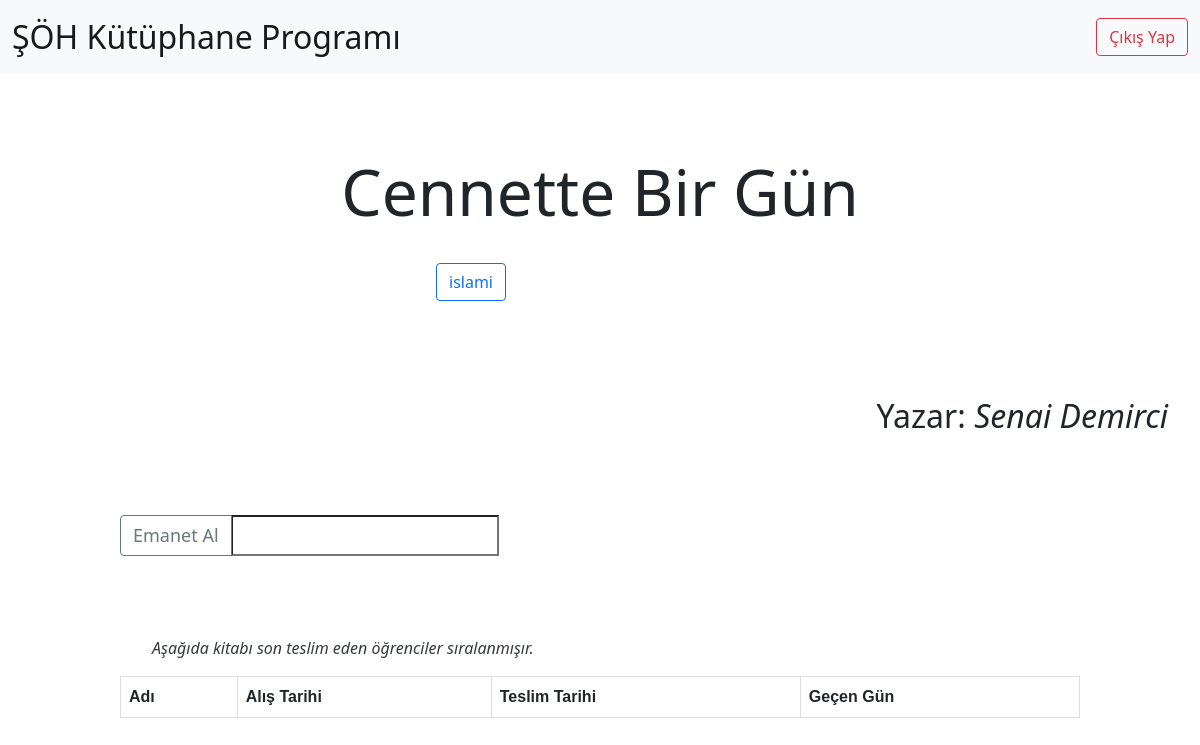
The page /book/search/6/ (signed in) on the database its author committed.
### kitap/models.py (models this page shows, shortened)
class Book(models.Model):
  tags = [
    ("islami","İslami"),
    ("felsefe","Felsefe"),
    ("tarih","Tarih"),
    ("biyografi","Biyografi"),
    ("deneme","Deneme"),
    ("edebiyat", "Edebiyat"),
    ("yabancı dil", "Yabancı Dil"),
    ("fen bilimleri", "Fen bilimleri"),
    ("roman", "Roman"),
    ("din", "Din"),
  ]
  book_name = models.CharField(verbose_name="Kitabın Adı (Sorumlu kisi doldurmalı)", max_length=100, blank=False)
  book_writer = models.CharField(verbose_name="Kitabın Yazarı (Sorumlu kisi doldurmalı)", max_length=100, blank=False)
  book_date = models.DateField(verbose_name="Kitabın Yayınlanma Tarihi (Sorumlu kisi doldurmalı)", blank=True, null=True)
  book_tag = models.CharField(verbose_name="Kitabın Kategorisi (Sorumlu kişi doldurmalı", max_length=20, choices=tags, null=True, blank=True)
  alan_og = models.CharField(verbose_name="Kitabı Alan Ogrenci (Program Kendi dolduracak)", max_length=150, blank=True, null=True)
  alis_tar = models.DateField(verbose_name="Kitabın Verilme Tarihi (Program Kendi dolduracak)", blank=True, null=True)
  teslim_tar = models.DateField(verbose_name="Kitabın Teslim Tarihi (Program Kendi dolduracak)", blank=True, null=True)
  alan_ogrenciler_json = jsonfield.JSONField(verbose_name="Kitabı daha önce ödünç almış öğrenciler (Program Kendi dolduracak)", null=True, blank=True)

### kitap/views.py (the view)
# urls.py: path('search/<int:id>/', views.book_info, name="book_info"),
def book_info(req, id):
  if req.user.is_authenticated:
    book = Book.objects.get(id=id)
    alis_tarihi = book.alis_tar
    today = datetime.date.today()
    alanog = []
    numOfDays = 0
    if book.alan_og:
      numOfDays = (today-alis_tarihi).days
    if book.alan_ogrenciler_json != None:
      alanog = book.alan_ogrenciler_json
      alanog.reverse()
    danger = False
    if numOfDays >= 15:
      danger = True
    return render(req, "book_info.html", context={"book": book, "danger": danger, "numDays": numOfDays, "alan_ogrenciler_json": alanog})
  return redirect("login")

### templates/book_info.html (shortened to what this page needs)
{% extends 'base.html' %}
{% block body %}
<h1 style="font-size: 64px; text-align: center; margin: 5rem 0 2rem 0;">{{book.book_name|lower|title}}</h1>
<div style="width: 30%; margin: 2rem auto 0 auto;" id="tag-group"><a href="{% url 'category' tag=book.book_tag %}" class="btntag btn btn-outline-primary">{{ book.book_tag }}</a></div>
<h2 style="text-align: right; padding-right: 2rem; margin-top: 5rem;">Yazar: <span style="font-style: italic;">{{book.book_writer|lower|title}}</span></h2>
{% if book.alan_og %}
  <div id="ogrenci_bilgileri" style="width: 80%; margin: 5rem auto 0 auto;">
    <h4 style="margin-bottom: 2rem;">Kitabı alan öğrenci: <b>{{book.alan_og|lower|title}}</b></h4>
    <h5 style="margin-bottom: 2rem;">Kitabı aldığı tarih: {{book.alis_tar}}</h5>
    {% if danger %}
    <h5 style="margin-bottom: 2rem;">Kitap öğrencide <span class="text text-danger">{{ numDays }}</span> gün kaldı.</h5>
    {% else %}
    <h5 style="margin-bottom: 2rem;">Kitap öğrencide <span class="text text-success">{{ numDays }}</span> gün kaldı.</h5>
    {% endif %}
    <form method="POST" action="{% url 'book_teslim' id=book.id %}">
      {% csrf_token %}
      <input type="submit" value="Teslim Et" class="btn btn-success"/>
    </form>
  </div>
{% else %}
  <form style="width: 80%; margin: 5rem auto 0 auto;" method="POST" action="{% url 'book_emanet' id=book.id %}">
    <div class="input-group mb-2">
      <input type="submit" style="font-size: 18px;" value="Emanet Al" class="btn btn-outline-secondary"/>
      <input type="text" id="sname" style="font-size: 18px;" name="ogrenci_ad" required />
    </div>
  </form>
{% endif %}
<div style="width: 80%; margin: 5rem auto 10rem auto;">
  <p style="font-size: 16px; font-style: italic; opacity: 0.9; margin-left: 2rem;">Aşağıda kitabı son teslim eden öğrenciler sıralanmışır.</p>
  <table id="tbla" >
    <tr>
      <th>Adı</th>
      <th>Alış Tarihi</th>
      <th>Teslim Tarihi</th>
      <th>Geçen Gün</th>
    </tr>
  </table>
</div>
{% endblock body %}

### templates/book_info.html (style rules this page uses)
table { font-family: arial, sans-serif; border-collapse: collapse; width: 100%; }
td, th { border: 1px solid #dddddd; text-align: left; padding: 8px; }
.btntag { margin: 0 1rem 1rem 1rem; }

### rows shown on the page
Book: book_name "Cennette Bir Gün", book_tag "islami", book_writer "Senai Demirci"
